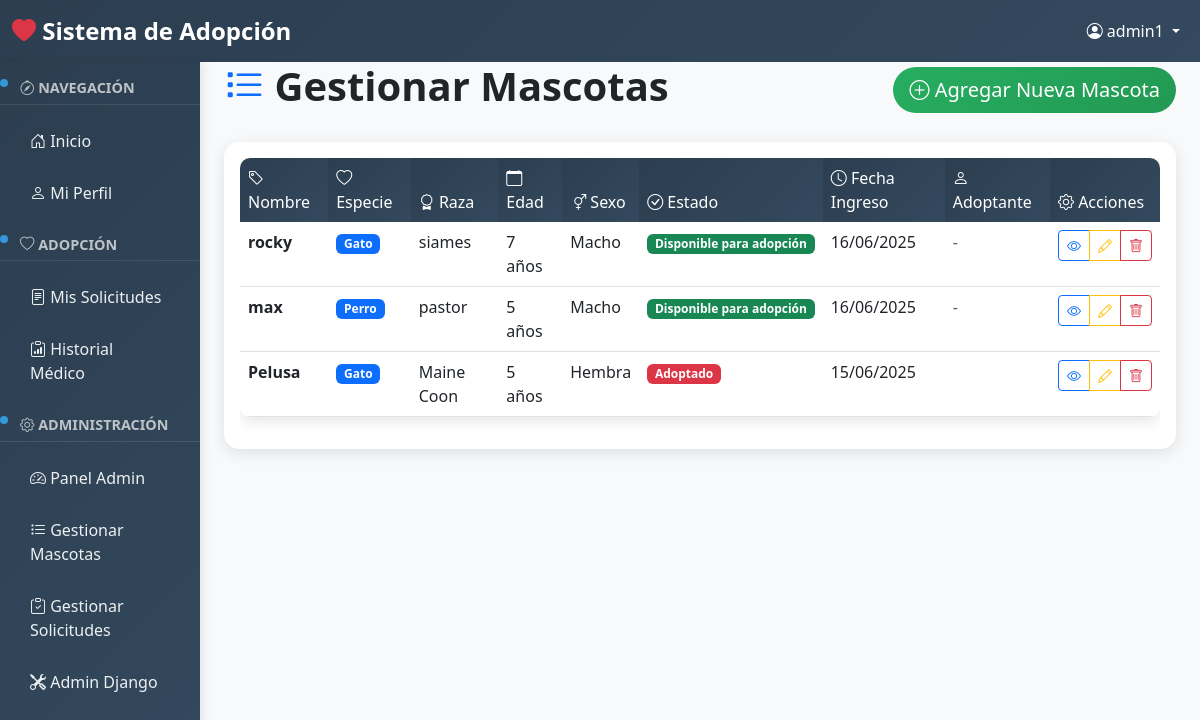
/mascotas/gestionar/ (signed in), run on the app's committed database.
### usuarios/models.py (models this page shows, shortened)
class Usuario(AbstractUser):
    ROLES = [
        ('adoptante', 'Adoptante'),
        ('admin', 'Administrador'),
    ]
    telefono = models.CharField(max_length=15, blank=True, verbose_name="Teléfono")
    direccion = models.TextField(blank=True, verbose_name="Dirección")
    rol = models.CharField(max_length=10, choices=ROLES, default='adoptante', verbose_name="Rol")
    fecha_registro = models.DateTimeField(default=timezone.now, verbose_name="Fecha de registro")
    class Meta:
        verbose_name = "Usuario"
        verbose_name_plural = "Usuarios"

### mascotas/models.py (models this page shows, shortened)
class Mascota(models.Model):
    ESPECIES = [
        ('perro', 'Perro'),
        ('gato', 'Gato'),
        ('ave', 'Ave'),
        ('otro', 'Otro'),
    ]
    SEXO = [
        ('macho', 'Macho'),
        ('hembra', 'Hembra'),
    ]
    ESTADO = [
        ('Disponible', 'Disponible para adopción'),
        ('adoptado', 'Adoptado'),
        ('en_proceso', 'En proceso de adopción'),
    ]
    nombre = models.CharField(max_length=100, verbose_name="Nombre")
    especie = models.CharField(max_length=15, choices=ESPECIES, verbose_name="Especie")
    raza = models.CharField(max_length=70, verbose_name="Raza")
    edad = models.PositiveIntegerField(help_text="Edad en años", verbose_name="Edad")
    sexo = models.CharField(max_length=10, choices=SEXO, verbose_name="Sexo")
    estado_adopcion = models.CharField(
        max_length= 15,
        choices=ESTADO,
        default="Disponible",
        verbose_name= "Estado de adopción"
    )
    fecha_ingreso = models.DateTimeField(default=timezone.now, verbose_name="Fecha de ingreso")
    adoptante = models.ForeignKey(
        'usuarios.Usuario',
        on_delete=models.SET_NULL,
        null=True,
        blank=True,
        related_name='mascotas_adoptadas',
        verbose_name='Adoptante'
    )
    class Meta:
        verbose_name = "Mascota"
        verbose_name_plural = "Mascotas"
        ordering = ['-fecha_ingreso']

### mascotas/views.py (the view)
# urls.py: path('gestionar/', views.gestionar, name='gestionar'),
@user_passes_test(es_admin)
def gestionar(request):
    mascotas = Mascota.objects.all()
    return render(request, 'mascotas/gestionar.html', {'mascotas': mascotas})

### usuarios/views.py (called while the page is built)
def es_admin(user):
    return user.is_authenticated and user.rol == 'admin'

### mascotas/templates/mascotas/gestionar.html (shortened to what this page needs)
{% extends 'base.html' %}
{% block content %}
<div class="container-fluid">
    <div class="row mb-4">
        <div class="col-12 d-flex justify-content-between align-items-center">
            <h1 class="display-6 fw-bold">
                <i class="bi bi-list-task text-primary"></i> Gestionar Mascotas
            </h1>
            <a href="{% url 'mascotas:agregar' %}" class="btn btn-success btn-lg">
                <i class="bi bi-plus-circle"></i> Agregar Nueva Mascota
            </a>
        </div>
    </div>
    <div class="card">
        <div class="card-body">
            <div class="table-responsive">
                <table class="table table-hover">
                    <thead>
                        <tr>
                            <th><i class="bi bi-tag"></i> Nombre</th>
                            <th><i class="bi bi-heart"></i> Especie</th>
                            <th><i class="bi bi-award"></i> Raza</th>
                            <th><i class="bi bi-calendar"></i> Edad</th>
                            <th><i class="bi bi-gender-ambiguous"></i> Sexo</th>
                            <th><i class="bi bi-check-circle"></i> Estado</th>
                            <th><i class="bi bi-clock"></i> Fecha Ingreso</th>
                            <th><i class="bi bi-person"></i> Adoptante</th>
                            <th><i class="bi bi-gear"></i> Acciones</th>
                        </tr>
                    </thead>
                    <tbody>
                        {% for mascota in mascotas %}
                            <tr>
                                <td class="fw-bold">{{ mascota.nombre }}</td>
                                <td>
                                    <span class="badge bg-primary">{{ mascota.get_especie_display }}</span>
                                </td>
                                <td>{{ mascota.raza }}</td>
                                <td>{{ mascota.edad }} años</td>
                                <td>{{ mascota.get_sexo_display }}</td>
                                <td>
                                    {% if mascota.estado_adopcion == 'Disponible' %}
                                        <span class="badge bg-success">{{ mascota.get_estado_adopcion_display }}</span>
                                    {% else %}
                                        <span class="badge bg-danger">{{ mascota.get_estado_adopcion_display }}</span>
                                    {% endif %}
                                </td>
                                <td>{{ mascota.fecha_ingreso|date:"d/m/Y" }}</td>
                                <td>
                                    {% if mascota.adoptante %}
                                        <span class="text-success fw-bold">{{ mascota.adoptante.get_full_name }}</span>
                                    {% else %}
                                        <span class="text-muted">-</span>
                                    {% endif %}
                                </td>
                                <td>
                                    <div class="btn-group" role="group">
                                        <a href="{% url 'mascotas:detalle' mascota.id %}" class="btn btn-sm btn-outline-primary">
                                            <i class="bi bi-eye"></i>
                                        </a>
                                        <a href="{% url 'mascotas:editar' mascota.id %}" class="btn btn-sm btn-outline-warning">
                                            <i class="bi bi-pencil"></i>
                                        </a>
                                        <a href="{% url 'mascotas:eliminar' mascota.id %}"
                                           class="btn btn-sm btn-outline-danger"
                                           onclick="return confirm('¿Estás seguro de que quieres eliminar a {{ mascota.nombre }}?')">
                                            <i class="bi bi-trash"></i>
                                        </a>
                                    </div>
                                </td>
                            </tr>
                        {% endfor %}
                    </tbody>
                </table>
            </div>
        </div>
    </div>
</div>
{% endblock %}

### templates/base.html (shortened to what this page needs)
<!DOCTYPE html>
<html lang="es">
<head>
    <link href="https://cdn.jsdelivr.net/npm/bootstrap@5.3.0/dist/css/bootstrap.min.css" rel="stylesheet">
    <link rel="stylesheet" href="https://cdn.jsdelivr.net/npm/bootstrap-icons@1.10.0/font/bootstrap-icons.css">
</head>
<body>
    {% if user.is_authenticated %}
        <nav class="navbar navbar-expand-lg navbar-dark" style="background: linear-gradient(135deg, var(--primary-color), #34495e);">
            <div class="container-fluid">
                <a class="navbar-brand" href="{% url 'mascotas:inicio' %}">
                    <i class="bi bi-heart-fill text-danger"></i> Sistema de Adopción
                </a>
                <div class="navbar-nav ms-auto">
                    <div class="nav-item dropdown">
                        <a class="nav-link dropdown-toggle text-white" href="#" role="button" data-bs-toggle="dropdown">
                            <i class="bi bi-person-circle"></i> {{ user.get_full_name|default:user.username }}
                        </a>
                    </div>
                </div>
            </div>
        </nav>
        <div class="container-fluid">
            <div class="row">
                <div class="col-md-3 col-lg-2 px-0">
                    <div class="sidebar">
                        <div class="section-title">
                            <i class="bi bi-compass"></i> Navegación
                        </div>
                        <nav class="nav flex-column">
                            <a class="nav-link" href="{% url 'mascotas:inicio' %}">
                                <i class="bi bi-house-door"></i> Inicio
                            </a>
                            <a class="nav-link" href="{% url 'usuarios:perfil' %}">
                                <i class="bi bi-person"></i> Mi Perfil
                            </a>
                        </nav>
                        <div class="section-title">
                            <i class="bi bi-heart"></i> Adopción
                        </div>
                        <nav class="nav flex-column">
                            <a class="nav-link" href="{% url 'solicitudes:mis_solicitudes' %}">
                                <i class="bi bi-file-text"></i> Mis Solicitudes
                            </a>
                            <a class="nav-link" href="{% url 'historiales:lista' %}">
                                <i class="bi bi-clipboard-data"></i> Historial Médico
                            </a>
                        </nav>
                        {% if user.rol == 'admin' %}
                            <div class="section-title">
                                <i class="bi bi-gear"></i> Administración
                            </div>
                            <nav class="nav flex-column">
                                <a class="nav-link" href="{% url 'usuarios:panel_admin' %}">
                                    <i class="bi bi-speedometer2"></i> Panel Admin
                                </a>
                                <a class="nav-link" href="{% url 'mascotas:gestionar' %}">
                                    <i class="bi bi-list-task"></i> Gestionar Mascotas
                                </a>
                                <a class="nav-link" href="{% url 'solicitudes:gestionar' %}">
                                    <i class="bi bi-clipboard-check"></i> Gestionar Solicitudes
                                </a>
                                <a class="nav-link" href="/admin/" target="_blank">
                                    <i class="bi bi-tools"></i> Admin Django
                                </a>
                            </nav>
                        {% endif %}
                    </div>
                </div>
                <div class="col-md-9 col-lg-10">
                    <div class="main-content">
                        {% block content %}{% endblock %}
                    </div>
                </div>
            </div>
        </div>
    {% endif %}
</body>
</html>

### templates/base.html (style rules this page uses)
:root { --primary-color: #2c3e50; --secondary-color: #3498db; --accent-color: #e74c3c; --success-color: #27ae60; --warning-color: #f39c12; }
body { background-color: #f8f9fa; font-family: 'Segoe UI', Tahoma, Geneva, Verdana, sans-serif; }
.navbar-brand { font-weight: bold; font-size: 1.5rem; }
.sidebar { background: linear-gradient(135deg, var(--primary-color), #34495e); min-height: 100vh; box-shadow: 2px 0 10px rgba(0,0,0,0.1); position: sticky; top: 0; }
.sidebar .nav-link { color: #ecf0f1 !important; padding: 12px 20px; border-radius: 8px; margin: 2px 10px; transition: all 0.3s ease; }
.sidebar .section-title { position: relative; color: #bdc3c7; font-size: 0.9rem; font-weight: bold; text-transform: uppercase; padding: 15px 20px 5px; border-bottom: 1px solid rgba(255,255,255,0.1); margin-bottom: 10px; }
.sidebar .section-title::before { content: ''; position: absolute; left: 0; top: 50%; transform: translateY(-50%); width: 8px; height: 8px; background-color: var(--secondary-color); border-radius: 50%; animation: pulse 2s infinite; }
.card { border: none; border-radius: 15px; box-shadow: 0 4px 15px rgba(0,0,0,0.1); transition: transform 0.3s ease; animation: fadeInUp 0.6s ease-in-out; }
.btn-success { background: linear-gradient(135deg, var(--success-color), #229954); border: none; border-radius: 25px; }
.table { border-radius: 10px; overflow: hidden; box-shadow: 0 4px 15px rgba(0,0,0,0.1); }
.table thead th { background: linear-gradient(135deg, var(--primary-color), #34495e); color: white; border: none; font-weight: 500; }

### data on the page
Usuario: get_full_name "admin1"
Mascota: nombre "rocky", especie "Gato", raza "siames", edad "7", sexo "Macho", estado_adopcion "Disponible para adopción", fecha_ingreso "16/06/2025"
Mascota: nombre "max", especie "Perro", raza "pastor", edad "5", sexo "Macho", estado_adopcion "Disponible para adopción", fecha_ingreso "16/06/2025"
Mascota: nombre "Pelusa", especie "Gato", raza "Maine Coon", edad "5", sexo "Hembra", estado_adopcion "Adoptado", fecha_ingreso "15/06/2025"
